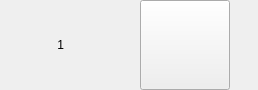
<?xml version="1.0" encoding="UTF-8"?>
<ui version="4.0">
 <class>BackWidget</class>
 <widget class="QWidget" name="BackWidget">
  <property name="geometry">
   <rect>
    <x>0</x>
    <y>0</y>
    <width>258</width>
    <height>90</height>
   </rect>
  </property>
  <property name="windowTitle">
   <string>Form</string>
  </property>
  <layout class="QHBoxLayout" name="horizontalLayout">
   <property name="leftMargin">
    <number>0</number>
   </property>
   <property name="topMargin">
    <number>0</number>
   </property>
   <property name="rightMargin">
    <number>0</number>
   </property>
   <property name="bottomMargin">
    <number>0</number>
   </property>
   <item>
    <widget class="QLabel" name="lblIndex">
     <property name="minimumSize">
      <size>
       <width>64</width>
       <height>0</height>
      </size>
     </property>
     <property name="text">
      <string>1</string>
     </property>
     <property name="alignment">
      <set>Qt::AlignRight|Qt::AlignTrailing|Qt::AlignVCenter</set>
     </property>
    </widget>
   </item>
   <item>
    <widget class="QLabel" name="lblTex">
     <property name="minimumSize">
      <size>
       <width>64</width>
       <height>64</height>
      </size>
     </property>
     <property name="maximumSize">
      <size>
       <width>64</width>
       <height>64</height>
      </size>
     </property>
     <property name="text">
      <string/>
     </property>
    </widget>
   </item>
   <item>
    <widget class="QPushButton" name="pbBack">
     <property name="minimumSize">
      <size>
       <width>90</width>
       <height>90</height>
      </size>
     </property>
     <property name="maximumSize">
      <size>
       <width>90</width>
       <height>90</height>
      </size>
     </property>
     <property name="text">
      <string/>
     </property>
     <property name="iconSize">
      <size>
       <width>64</width>
       <height>64</height>
      </size>
     </property>
    </widget>
   </item>
   <item>
    <spacer name="horizontalSpacer">
     <property name="orientation">
      <enum>Qt::Horizontal</enum>
     </property>
     <property name="sizeHint" stdset="0">
      <size>
       <width>40</width>
       <height>20</height>
      </size>
     </property>
    </spacer>
   </item>
  </layout>
 </widget>
 <resources/>
 <connections/>
</ui>
